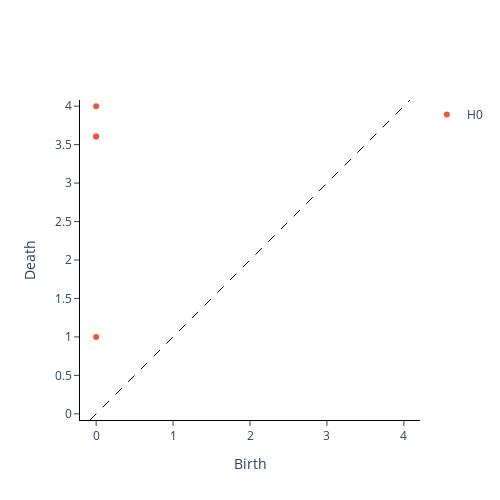

Notebook cell for this chart:
### Markdown cell above
# Persistent Homology

### Code cell
from gtda.homology import VietorisRipsPersistence

#Comverting the embedded data into useful persistence data
persistence_data = embedded_data[None, :, :]

#0 - connected components, 1 - loops, 2 - voids
homology_dimensions = [0, 1, 2]

periodic_persistence = VietorisRipsPersistence(
    homology_dimensions=homology_dimensions, n_jobs=6)

#Grahing a persistence plot
periodic_persistence.fit_transform_plot(persistence_data)
plt.show()

### Figure 1 — Plotly figure (JSON) as saved in the notebook; plotly's stock layout.template omitted (floating-point values rounded to 4 significant figures)
{"data": [{"hoverinfo": "none", "line": {"color": "black", "dash": "dash", "width": 1}, "mode": "lines", "showlegend": false, "type": "scatter", "x": [-0.08, 4.08], "y": [-0.08, 4.08]}, {"hoverinfo": "text", "hovertext": ["(0.0, 1.0)", "(0.0, 3.605551242828369), multiplicity: 2", "(0.0, 3.605551242828369), multiplicity: 2", "(0.0, 4.0)"], "mode": "markers", "name": "H0", "type": "scatter", "x": [0, 0, 0, 0], "y": [1, 3.606, 3.606, 4]}, {"hoverinfo": "text", "hovertext": [], "mode": "markers", "name": "H1", "type": "scatter", "x": [], "y": []}, {"hoverinfo": "text", "hovertext": [], "mode": "markers", "name": "H2", "type": "scatter", "x": [], "y": []}], "layout": {"height": 500, "plot_bgcolor": "white", "width": 500, "xaxis": {"autorange": false, "exponentformat": "e", "linecolor": "black", "linewidth": 1, "mirror": false, "range": [-0.08, 4.08], "showexponent": "all", "showline": true, "side": "bottom", "ticks": "outside", "title": {"text": "Birth"}, "type": "linear", "zeroline": true}, "yaxis": {"autorange": false, "exponentformat": "e", "linecolor": "black", "linewidth": 1, "mirror": false, "range": [-0.08, 4.08], "scaleanchor": "x", "scaleratio": 1, "showexponent": "all", "showline": true, "side": "left", "ticks": "outside", "title": {"text": "Death"}, "type": "linear", "zeroline": true}}}
